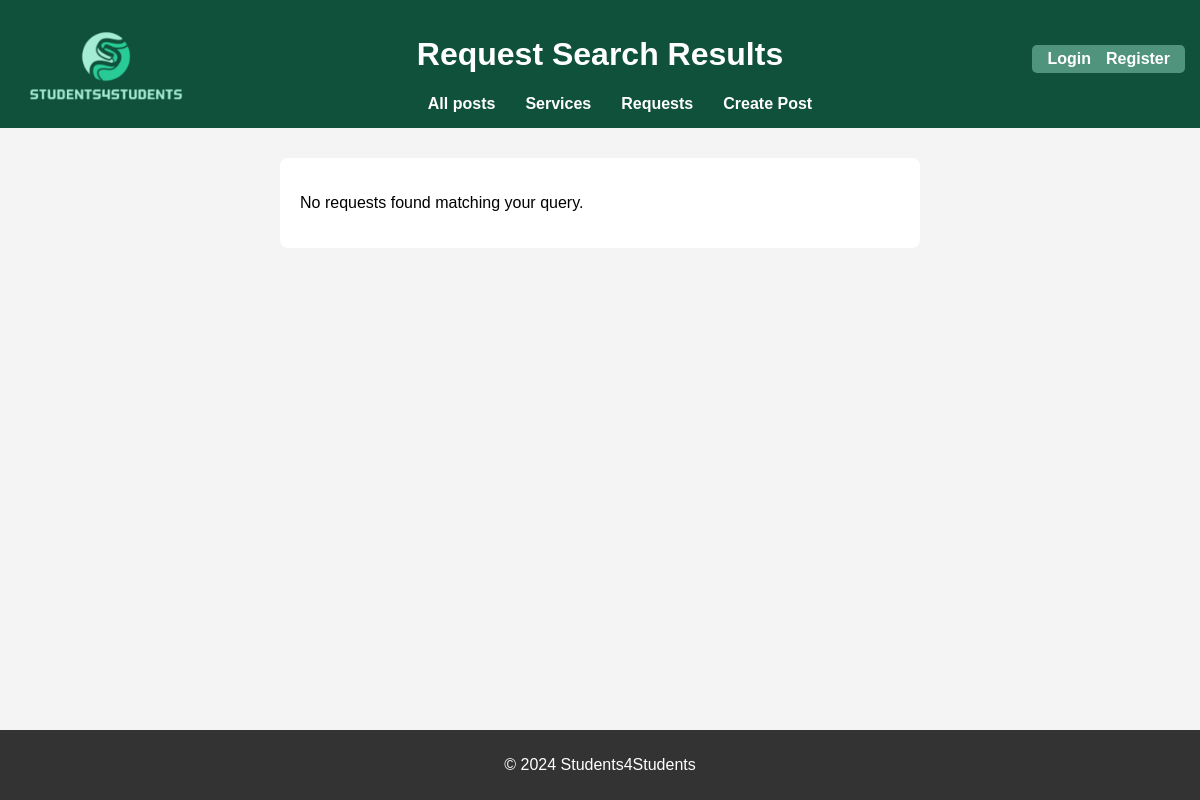
The app's page /search_results_requests, older data.
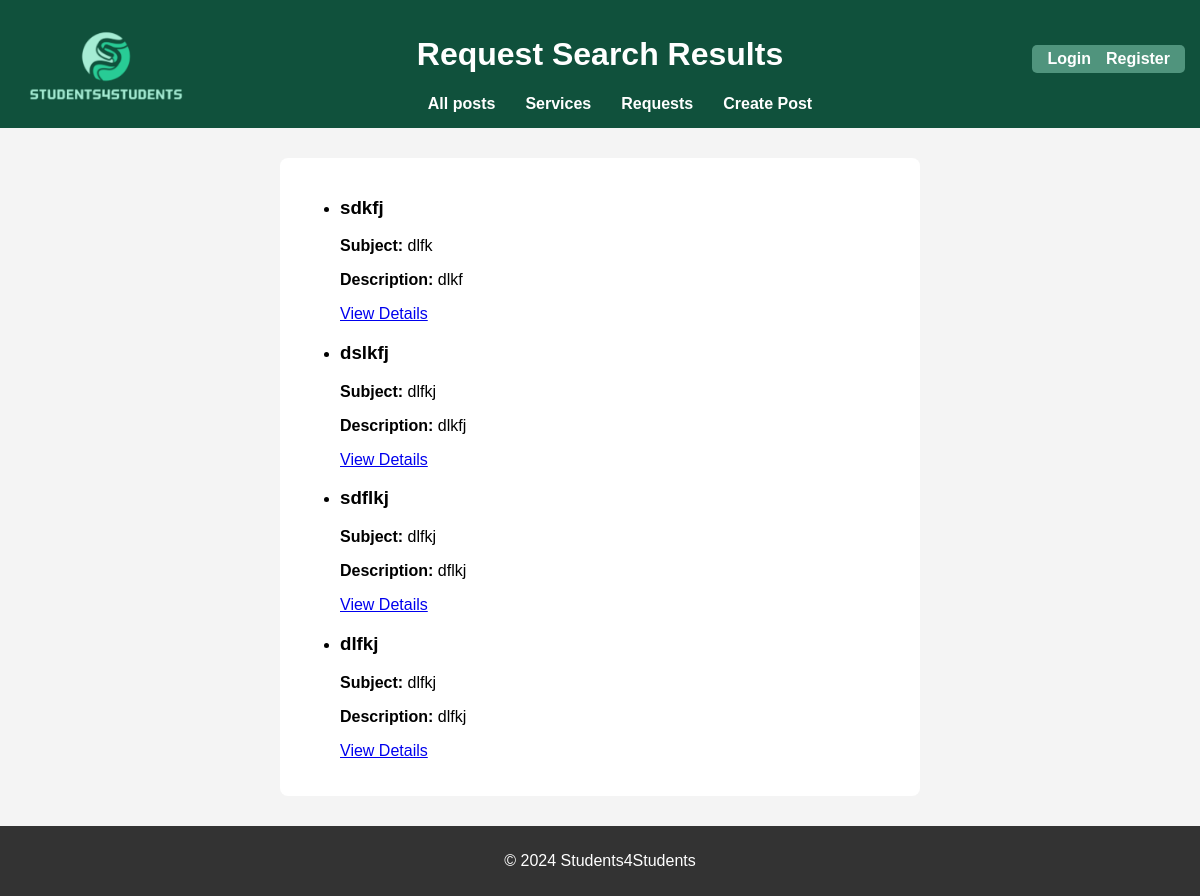
The same page, newer data.
### app.py (models this page shows, shortened)
class RequestPost(db.Model):
    id = db.Column(db.Integer, primary_key=True)
    title = db.Column(db.String(100), nullable=False)
    description = db.Column(db.String(200), nullable=False)
    subject = db.Column(db.String(100), nullable=False)
    price = db.Column(db.String(100), nullable=False)
    additional_information = db.Column(db.String(200), nullable=True)
    contact =db.Column(db.String(100), nullable = False)
    user_id = db.Column(db.Integer, db.ForeignKey('user.id'), nullable=False)
    user = db.relationship('User', backref=db.backref('requests', lazy=True))

### app.py (the view)
@app.route('/search_results_requests', methods=['GET'])
def search_results_requests():
    query = request.args.get('query')
    if query:
        results = RequestPost.query.filter(
            (RequestPost.title.ilike(f"%{query}%")) |
            (RequestPost.subject.ilike(f"%{query}%"))
        ).all()
    else:
        results = RequestPost.query.all()
    return render_template('search_results_requests.html', results=results)

### templates/search_results_requests.html (shortened to what this page needs)
<!DOCTYPE html>
<html lang="en">
<head>
    <link rel="stylesheet" href="{{ url_for('static', filename='style.css') }}">
</head>
<body>
    <header>
        <a href="/">
            <img src="{{ url_for('static', filename='images/logo.png') }}" alt="Website Logo" id="logo">
        </a>
        <h1>Request Search Results</h1>
        <nav>
            <ul>
                <li><a href="/allposts">All posts</a></li>
                <li><a href="/supply">Services</a></li>
                <li><a href="/requests">Requests</a></li>
                <li><a href="/createpost">Create Post</a></li>
            </ul>
        </nav>
        <section class="auth-links">
            {% if current_user.is_authenticated %}
                <a href="/profile">Your Profile</a>
                <a href="{{ url_for('logout') }}">Logout</a>
            {% else %}
                <a href="{{ url_for('login') }}">Login</a>
                <a href="{{ url_for('register') }}">Register</a>
            {% endif %}
        </section>
    </header>
    <main>
        <form>
            {% if results %}
                <ul>
                    {% for post in results %}
                        <li>
                            <h3>{{ post.title }}</h3>
                            <p><strong>Subject:</strong> {{ post.subject }}</p>
                            <p><strong>Description:</strong> {{ post.description }}</p>
                            <a href="{{ url_for('request_detail', request_id=post.id) }}">View Details</a>
                        </li>
                    {% endfor %}
                </ul>
            {% else %}
                <p>No requests found matching your query.</p>
            {% endif %}
        </form>
    </main>
    <footer>
        <p>&copy; 2024 Students4Students</p>
    </footer>
</body>
</html>

Row changes from the older to the newer data that the page shows:
added RequestPost: title "sdkfj", subject "dlfk", description "dlkf"
added RequestPost: title "dslkfj", subject "dlfkj", description "dlkfj"
added RequestPost: title "sdflkj", subject "dlfkj", description "dflkj"
added RequestPost: title "dlfkj", subject "dlfkj", description "dlfkj"
Text that changed along with them:
text no longer shown: "No requests found matching your query."
